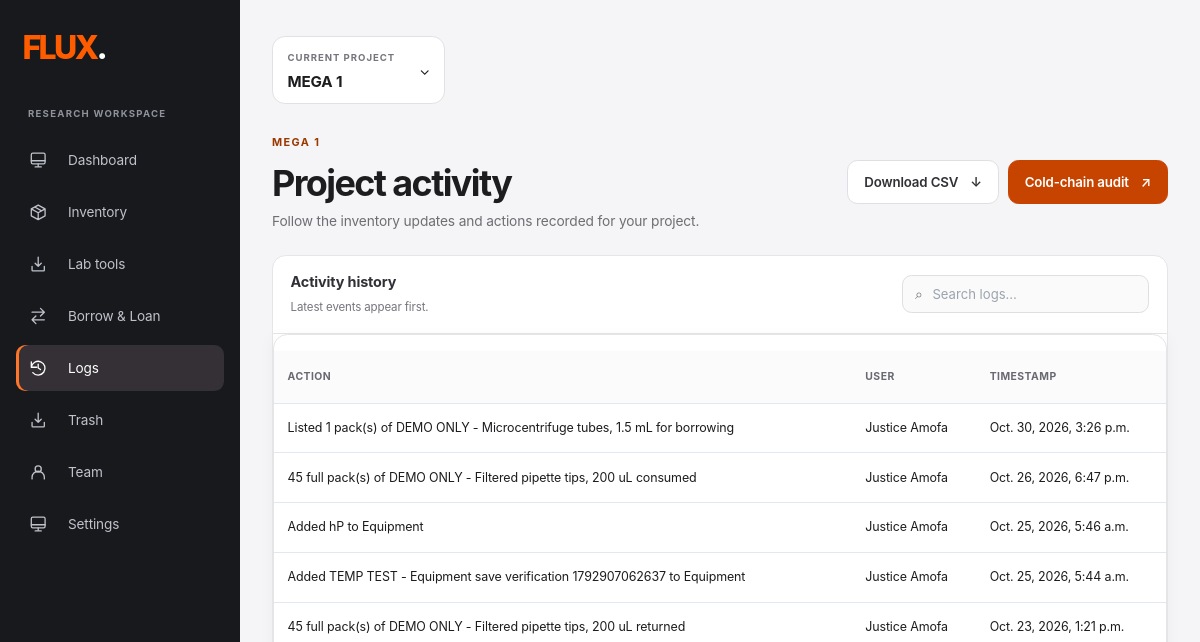
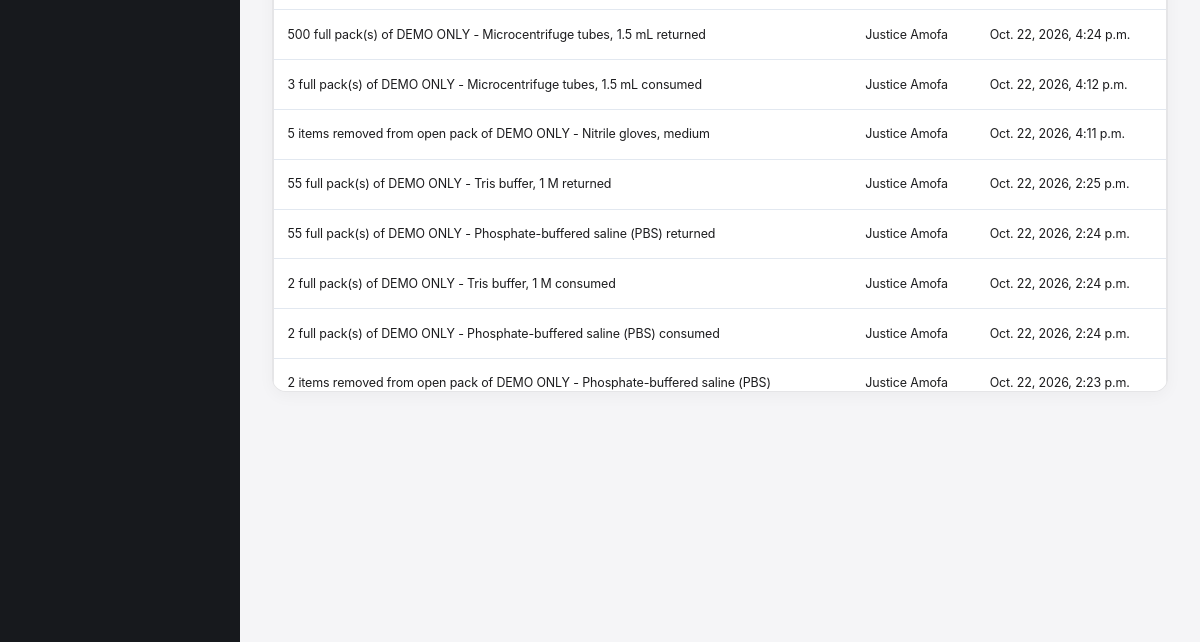
Page /log/MEGA 1/ (signed in, upper part) on the earlier database version (2 pictures, top to bottom).
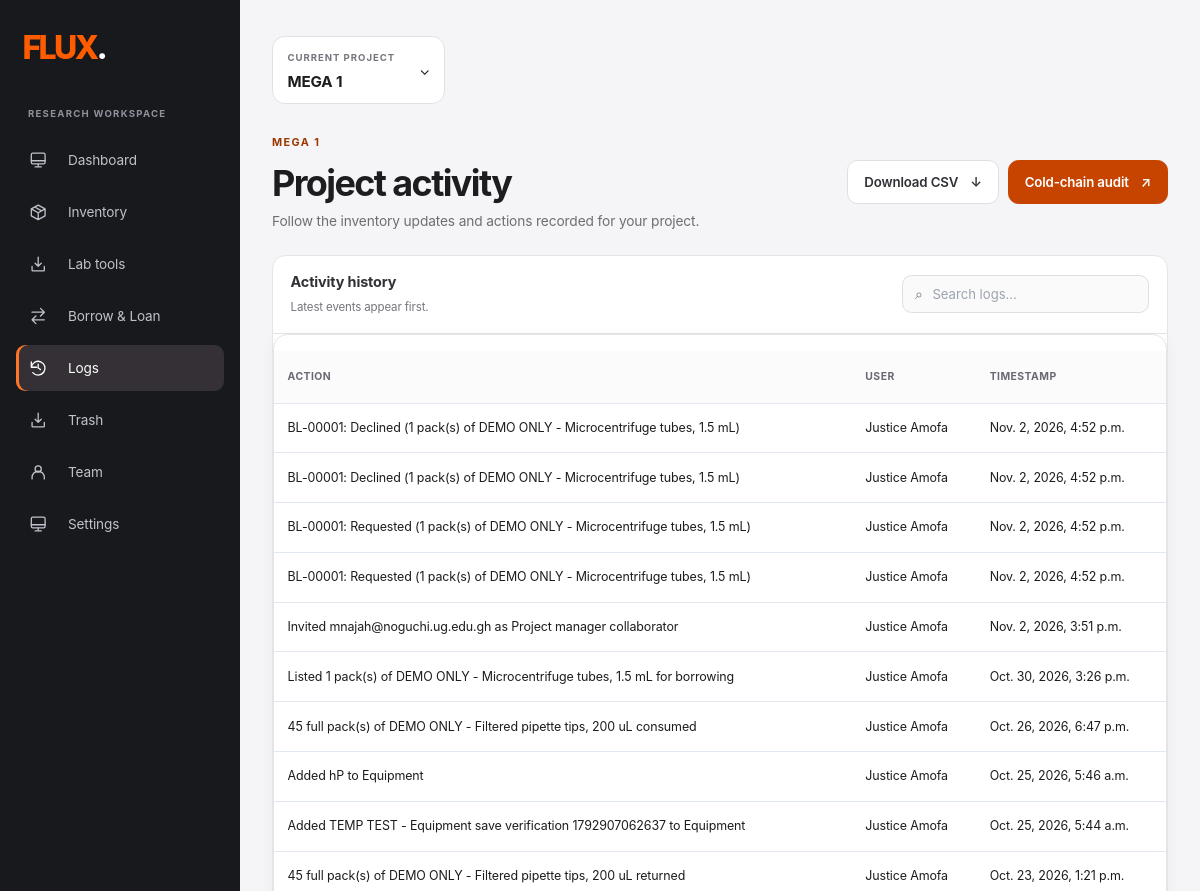
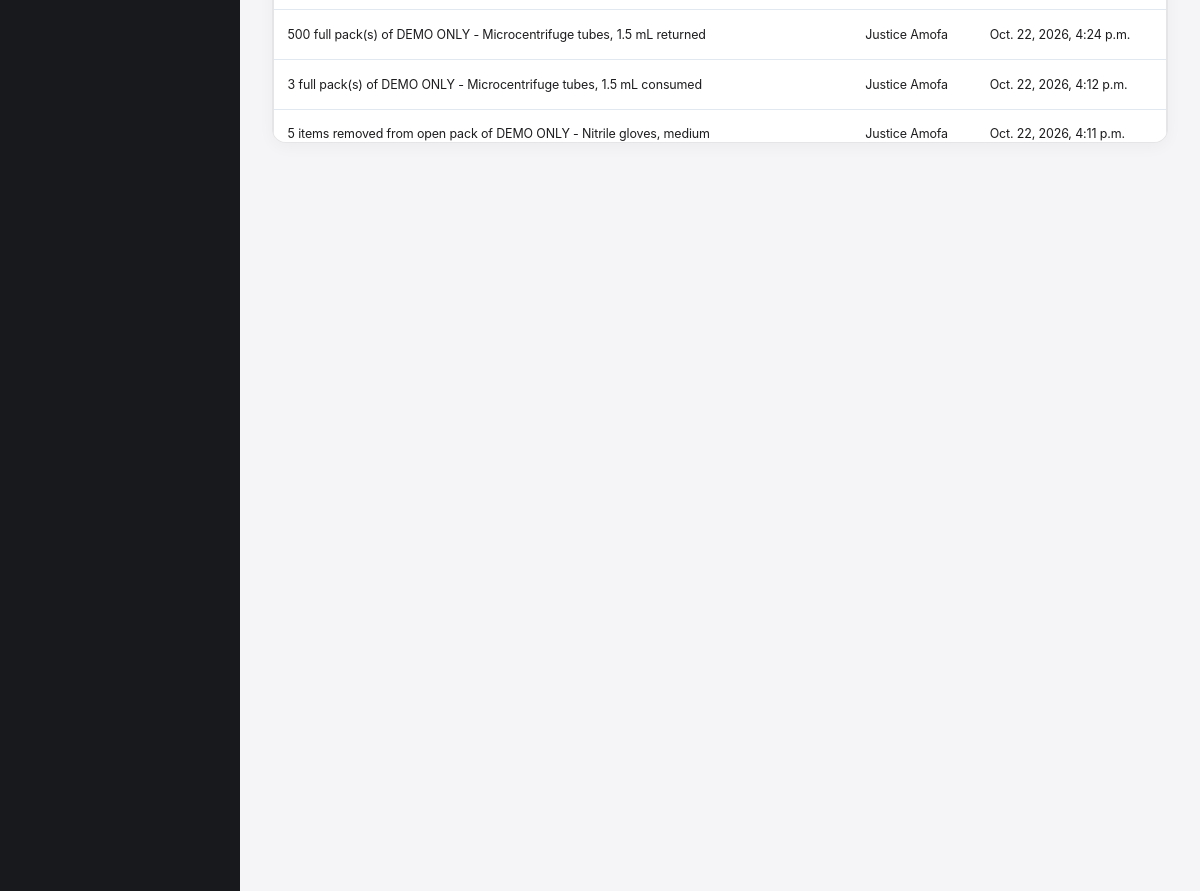
Same page on the later database version (2 pictures, top to bottom).
### inventory/models.py (models this page shows, shortened)
class Log(models.Model):
    id = models.CharField(
            primary_key=True,
            max_length=22,
            unique=True,
            default=generate_short_uuid,
            editable=False
    )
    project = models.ForeignKey(
            Project,
            on_delete=models.CASCADE,
            related_name='logs'
    )
    user = models.ForeignKey(
            User,
            on_delete=models.CASCADE,
            related_name='action_logs'
    )
    action = models.CharField(max_length=255)
    details = models.JSONField(default=dict, blank=True)
    timestamp = models.DateTimeField(auto_now_add=True)
    class Meta:
        ordering = ['-timestamp']
        verbose_name = 'Log Entry'
        verbose_name_plural = 'Log Entries'

### inventory/views.py (the view)
# urls.py: path('log/<str:project_name>/', views.log, name ="log"),
@login_required
def log(request, project_name):
    try:
        project = get_object_or_404(Project, name=project_name)
        logs = Log.objects.filter(project=project).order_by('-timestamp')
        context = {
            'project': project,
            'projects': get_user_projects(request.user),
            'logs': Paginator(logs, 50).get_page(request.GET.get('page')),
            **get_sidebar_urls(project_name)
        }
        return render(request, 'inventory/logs.html', context)
    except Exception as e:
        security_logger.error(f"Log view error: {str(e)}")
        return JsonResponse({'error': str(e)}, status=500)

### inventory/context_processors.py (called while the page is built, shortened)
def admin_dashboard_projects(request):
    if (
        not request.path.startswith('/admin/')
        or not request.user.is_authenticated
        or not request.user.has_perm('inventory.view_project')
    ):
        return {'admin_dashboard_projects': ()}

### inventory/views.py (called while the page is built)
def get_sidebar_urls(project_name):
    return {
        'dashboard_url': reverse('dashboard_consumables',
                                 kwargs={'project_name': project_name}),
        'inventory_url': reverse('consumables',
                                 kwargs={'project_name': project_name}),
        'logs_url': reverse('log', kwargs={'project_name': project_name}),
        'log_export_url': reverse('log_export', kwargs={'project_name': project_name}),
        'trash_url': reverse('trash_reagents',
                             kwargs={'project_name': project_name}),
        'team_url': reverse('team', kwargs={'project_name': project_name}),
        'borrow_loan_url': reverse('borrow_loan', kwargs={'project_name': project_name}),
        'settings_url': reverse('project_settings',
                                kwargs={'project_name': project_name}),
    }

### inventory/templates/inventory/logs.html (shortened to what this page needs)
{% load static %}
<!DOCTYPE html>
<html lang="en">
<head>
    <link rel="stylesheet" href="{% static 'css/inventory_style.css' %}">
    <link rel="stylesheet" href="{% static 'css/flux_design_system.css' %}">
    <link rel="stylesheet" href="{% static 'css/flux_pages.css' %}?v=1">
</head>
<body class="flux-inventory-layout relative min-h-screen font-poppins antialiased text-sm bg-white flex text-gray-800 h-full 2xl:max-w-[1920px] 2xl:mx-auto 2xl:border-r-2"
    x-data="{ showMenu: false }">
    {% include "inventory/partials/sidebar.html" %}
    <main id="workspaceContent" tabindex="-1" class="bg-white min-h-screen lg:ml-60 flex w-full">
        <section class="flex-1 py-6 px-4 md:px-4 lg:px-8">
            <div class="flex items-center justify-between">
                <div>
                    {% include 'inventory/partials/project_switcher.html' with project_route='log' %}
                </div>
            </div>
<header class="flux-page-heading"><div><p class="flux-eyebrow">{{ project.name }}</p><h1 id="logsTableDescription">Project activity</h1><p>Follow the inventory updates and actions recorded for your project.</p></div>{% if user == project.project_manager %}<div class="flux-log-actions"><a class="flux-button" href="{{ log_export_url }}">Download CSV <span aria-hidden="true">↓</span></a><a class="flux-button flux-button-primary" href="{% url 'cold_chain_audit' project_name=project.name %}">Cold-chain audit <span aria-hidden="true">↗</span></a></div>{% endif %}</header>
<div class="flux-table-toolbar"><div><h2>Activity history </h2><p>Latest events appear first.</p></div><label class="flux-table-search"><span aria-hidden="true">⌕</span><input type="search" aria-label="Search logs" placeholder="Search logs…" data-table-search=".logs-table"></label></div>
            <div class="table-container">
                {% if user == project.project_manager %}
                <div class="logs-table-wrapper">
                    <table class="logs-table" aria-describedby="logsTableDescription">
                        <thead>
                            <tr>
                                <th scope="col">Action</th>
                                <th scope="col">User</th>
                                <th scope="col">Timestamp</th>
                            </tr>
                        </thead>
                        <tbody id="logsTable">
                            {% for log in logs %}
                            <tr data-search-row>
                                <td>{{ log.action }}</td>
                                <td>{{ log.user.get_full_name|default:log.user.username }}</td>
                                <td><time datetime="{{ log.timestamp|date:'c' }}">{{ log.timestamp }}</time></td>
                            </tr>
                            {% empty %}
                            <tr>
                                <td colspan="3" class="inventory-empty-state"><strong>No activity yet</strong><span>Inventory updates will appear here as your team works.</span></td>
                            </tr>
                            {% endfor %}
                        </tbody>
                    </table>
                </div>
                {% else %}
                <div class="access-message">
                    <p>Logs information is not available for you to view for this project.</p>
                </div>
                {% endif %}
            </div>
        </section>
    </main>
</body>
</html>

Differences in the rows shown:
no longer on this page (row unchanged): Log: action "55 full pack(s) of DEMO ONLY - Tris buffer, 1 M returned", user.get_full_name "Justice Amofa", timestamp "Oct. 22, 2026, 2:25 p.m."
no longer on this page (row unchanged): Log: action "55 full pack(s) of DEMO ONLY - Phosphate-buffered saline (PBS) returned", user.get_full_name "Justice Amofa", timestamp "Oct. 22, 2026, 2:24 p.m."
no longer on this page (row unchanged): Log: action "2 full pack(s) of DEMO ONLY - Tris buffer, 1 M consumed", user.get_full_name "Justice Amofa", timestamp "Oct. 22, 2026, 2:24 p.m."
no longer on this page (row unchanged): Log: action "2 full pack(s) of DEMO ONLY - Phosphate-buffered saline (PBS) consumed", user.get_full_name "Justice Amofa", timestamp "Oct. 22, 2026, 2:24 p.m."
no longer on this page (row unchanged): Log: action "2 items removed from open pack of DEMO ONLY - Phosphate-buffered saline (PBS)", user.get_full_name "Justice Amofa", timestamp "Oct. 22, 2026, 2:23 p.m."
added Log: action "BL-00001: Declined (1 pack(s) of DEMO ONLY - Microcentrifuge tubes, 1.5 mL)", user.get_full_name "Justice Amofa", timestamp "Nov. 2, 2026, 4:52 p.m."
added Log: action "BL-00001: Declined (1 pack(s) of DEMO ONLY - Microcentrifuge tubes, 1.5 mL)", user.get_full_name "Justice Amofa", timestamp "Nov. 2, 2026, 4:52 p.m."
added Log: action "BL-00001: Requested (1 pack(s) of DEMO ONLY - Microcentrifuge tubes, 1.5 mL)", user.get_full_name "Justice Amofa", timestamp "Nov. 2, 2026, 4:52 p.m."
added Log: action "BL-00001: Requested (1 pack(s) of DEMO ONLY - Microcentrifuge tubes, 1.5 mL)", user.get_full_name "Justice Amofa", timestamp "Nov. 2, 2026, 4:52 p.m."
added Log: action "Invited mnajah@noguchi.ug.edu.gh as Project manager collaborator", user.get_full_name "Justice Amofa", timestamp "Nov. 2, 2026, 3:51 p.m."
